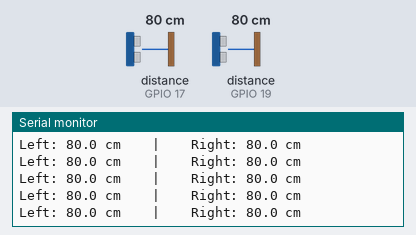
Recording of a program running on a simulated ESP32. On the bench: the last lines printed to the serial monitor. Wiring (inferred from the names in the program): 2 × ultrasonic range finder: trigger GPIO 18, echo GPIO 19 / trigger GPIO 23, echo GPIO 17. The inputs (shaded band) are chosen by the test bench; at power-on: distance to the obstacle (sensors on GPIO 17, GPIO 19) 80 cm. The echo pulse lasts 58.3 µs per cm.

Above: at 1.2 s.
1.3 s: distance to the obstacle (sensor on GPIO 17) set to 2 cm
At 1.6 s:
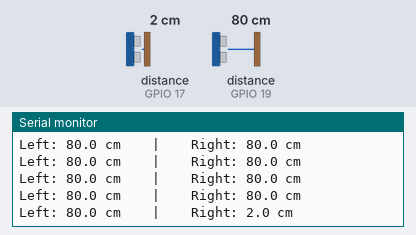
2.8 s: distance to the obstacle (sensor on GPIO 19) set to 2 cm
At 2.84 s:
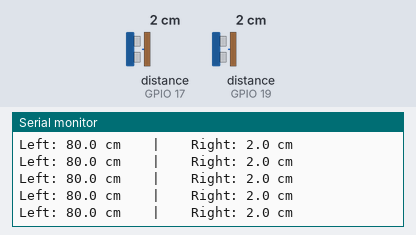
4.3 s: distance to the obstacle (sensor on GPIO 17) set to 4 cm
At 4.32 s:
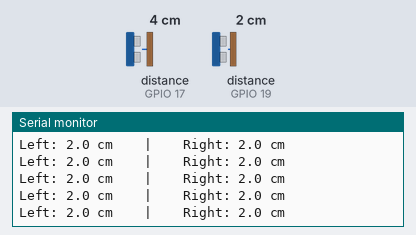
5.8 s: distance to the obstacle (sensor on GPIO 19) set to 4 cm
At 5.8 s:
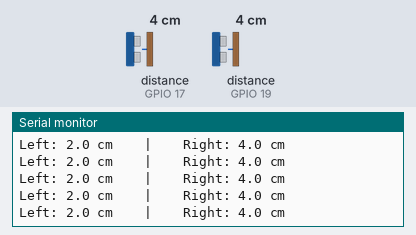
Timing chart, 0 to 8.3 s (numbered marks = the images above; inputs shaded):
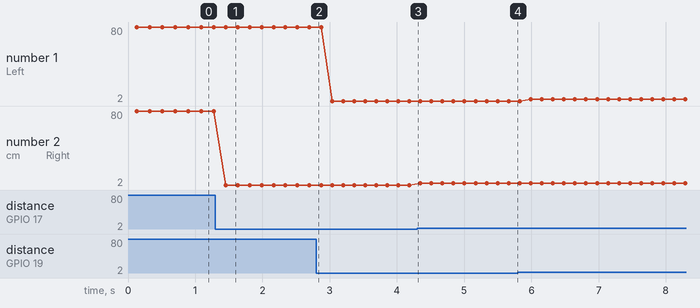

The program:

main.cpp
```cpp
#include <Arduino.h>
#include <algorithm>

// ---- Pin map ----
constexpr uint8_t TRIG_A = 18;  // Left sensor TRIG
constexpr uint8_t ECHO_A = 19;  // Left sensor ECHO (⚠ level-shift if you can)
constexpr uint8_t TRIG_B = 23;  // Right sensor TRIG
constexpr uint8_t ECHO_B = 17;   // Right sensor ECHO (⚠ level-shift if you can)

// ---- Constants ----
// Speed of sound ~343 m/s at 20°C => 0.0343 cm/µs
constexpr float CM_PER_US = 0.0343f;
// Max measurable distance (in microseconds of echo time).
// ~30,000 µs covers ~5 m round-trip; adjust if you need more.
constexpr uint32_t ECHO_TIMEOUT_US = 30000;
// Quiet time between firings so echoes from one don’t pollute the other.
constexpr uint16_t INTER_SENSOR_DELAY_MS = 60;
// Quiet time between full cycles (optional smoothing)
constexpr uint16_t CYCLE_DELAY_MS = 60;

static float measure_cm(uint8_t trig, uint8_t echo) {
  // Ensure clean start
  digitalWrite(trig, LOW);
  delayMicroseconds(3);

  // 10 µs trigger pulse
  digitalWrite(trig, HIGH);
  delayMicroseconds(10);
  digitalWrite(trig, LOW);

  // Time the incoming echo pulse
  unsigned long us = pulseIn(echo, HIGH, ECHO_TIMEOUT_US);
  if (us == 0) return NAN;  // timeout / out of range

  // Convert round-trip time to one-way distance
  return (us * CM_PER_US) / 2.0f;
}

// Simple median of 3 to tame spurious spikes
static float median3(float a, float b, float c) {
  if (isnan(a) || isnan(b) || isnan(c)) {
    // If any are NAN, just prefer a real value if available
    if (!isnan(a)) return a;
    if (!isnan(b)) return b;
    if (!isnan(c)) return c;
    return NAN;
  }
  if (a > b) std::swap(a, b);
  if (b > c) std::swap(b, c);
  if (a > b) std::swap(a, b);
  return b; // middle value
}

void setup() {
  Serial.begin(115200);
  Serial.println("\nDual HC-SR04 (staggered) starting...");
  pinMode(TRIG_A, OUTPUT);
  pinMode(ECHO_A, INPUT);
  pinMode(TRIG_B, OUTPUT);
  pinMode(ECHO_B, INPUT);

  // Idle low on TRIG lines
  digitalWrite(TRIG_A, LOW);
  digitalWrite(TRIG_B, LOW);
}

void loop() {
  // --- LEFT sensor (A) ---
  float a1 = measure_cm(TRIG_A, ECHO_A);
  delay(10);
  float a2 = measure_cm(TRIG_A, ECHO_A);
  delay(10);
  float a3 = measure_cm(TRIG_A, ECHO_A);
  float left_cm = median3(a1, a2, a3);

  // Let echoes die before pinging the other sensor
  delay(INTER_SENSOR_DELAY_MS);

  // --- RIGHT sensor (B) ---
  float b1 = measure_cm(TRIG_B, ECHO_B);
  delay(10);
  float b2 = measure_cm(TRIG_B, ECHO_B);
  delay(10);
  float b3 = measure_cm(TRIG_B, ECHO_B);
  float right_cm = median3(b1, b2, b3);

  // Print nicely
  Serial.print("Left: ");
  if (isnan(left_cm)) Serial.print("—");
  else Serial.print(left_cm, 1);

  Serial.print(" cm    |    Right: ");
  if (isnan(right_cm)) Serial.print("—");
  else Serial.print(right_cm, 1);
  Serial.println(" cm");

  delay(CYCLE_DELAY_MS);
}
```

Measured:
- after the input at 1.3 s, the serial monitor: prints a new line after 0.15 s (image 1)
- plotted number 2: 80 → 2 after the input at 1.3 s, 2 → 4 after the input at 4.3 s
